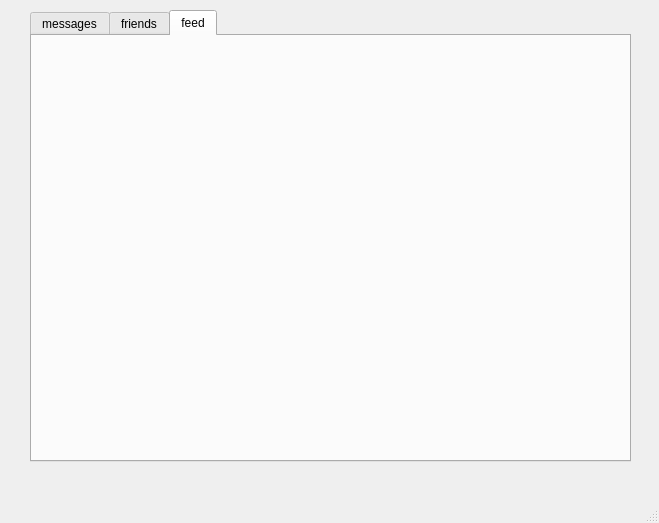
<?xml version="1.0" encoding="UTF-8"?>
<ui version="4.0">
 <class>MainWindow</class>
 <widget class="QMainWindow" name="MainWindow">
  <property name="geometry">
   <rect>
    <x>0</x>
    <y>0</y>
    <width>659</width>
    <height>523</height>
   </rect>
  </property>
  <property name="windowTitle">
   <string>MainWindow</string>
  </property>
  <widget class="QWidget" name="centralwidget">
   <widget class="QLabel" name="label">
    <property name="geometry">
     <rect>
      <x>0</x>
      <y>-10</y>
      <width>681</width>
      <height>551</height>
     </rect>
    </property>
    <property name="styleSheet">
     <string notr="true">border-image: url(:/img4daa.jpg);</string>
    </property>
    <property name="text">
     <string/>
    </property>
   </widget>
   <widget class="QTabWidget" name="tabWidget">
    <property name="geometry">
     <rect>
      <x>30</x>
      <y>10</y>
      <width>601</width>
      <height>452</height>
     </rect>
    </property>
    <property name="sizePolicy">
     <sizepolicy hsizetype="Preferred" vsizetype="Preferred">
      <horstretch>0</horstretch>
      <verstretch>0</verstretch>
     </sizepolicy>
    </property>
    <property name="minimumSize">
     <size>
      <width>591</width>
      <height>0</height>
     </size>
    </property>
    <property name="currentIndex">
     <number>2</number>
    </property>
    <widget class="QWidget" name="messagesTab">
     <attribute name="title">
      <string>messages</string>
     </attribute>
    </widget>
    <widget class="QWidget" name="friendsTab">
     <attribute name="title">
      <string>friends</string>
     </attribute>
    </widget>
    <widget class="QWidget" name="feedTab">
     <attribute name="title">
      <string>feed</string>
     </attribute>
    </widget>
   </widget>
  </widget>
  <widget class="QMenuBar" name="menubar">
   <property name="geometry">
    <rect>
     <x>0</x>
     <y>0</y>
     <width>659</width>
     <height>17</height>
    </rect>
   </property>
  </widget>
  <widget class="QStatusBar" name="statusbar"/>
 </widget>
 <resources/>
 <connections/>
</ui>
